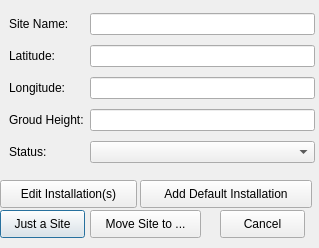
<?xml version="1.0" encoding="UTF-8"?>
<ui version="4.0">
 <class>Site</class>
 <widget class="QDialog" name="Site">
  <property name="geometry">
   <rect>
    <x>0</x>
    <y>0</y>
    <width>319</width>
    <height>248</height>
   </rect>
  </property>
  <property name="windowTitle">
   <string>Place a Site</string>
  </property>
  <property name="windowIcon">
   <iconset>
    <normaloff>:/QRap/DataBase/images/logo_icon.png</normaloff>:/QRap/DataBase/images/logo_icon.png</iconset>
  </property>
  <widget class="QWidget" name="gridLayout_2">
   <property name="geometry">
    <rect>
     <x>9</x>
     <y>9</y>
     <width>306</width>
     <height>161</height>
    </rect>
   </property>
   <layout class="QGridLayout" name="EditLayout">
    <item row="0" column="0">
     <widget class="QLabel" name="lblSiteName">
      <property name="text">
       <string>Site Name:</string>
      </property>
     </widget>
    </item>
    <item row="0" column="1">
     <widget class="QLineEdit" name="txtSite"/>
    </item>
    <item row="1" column="0">
     <widget class="QLabel" name="lblLatitude">
      <property name="text">
       <string>Latitude:</string>
      </property>
     </widget>
    </item>
    <item row="1" column="1">
     <widget class="QLineEdit" name="txtLatitude"/>
    </item>
    <item row="2" column="0">
     <widget class="QLabel" name="lblLongitude">
      <property name="text">
       <string>Longitude:</string>
      </property>
     </widget>
    </item>
    <item row="2" column="1">
     <widget class="QLineEdit" name="txtLongitude"/>
    </item>
    <item row="3" column="0">
     <widget class="QLabel" name="lblGroundHeight">
      <property name="text">
       <string>Groud Height:</string>
      </property>
     </widget>
    </item>
    <item row="3" column="1">
     <widget class="QLineEdit" name="txtGroundHeight"/>
    </item>
    <item row="4" column="0">
     <widget class="QLabel" name="lblStatus">
      <property name="text">
       <string>Status:</string>
      </property>
     </widget>
    </item>
    <item row="4" column="1">
     <widget class="QComboBox" name="comboBoxStatus"/>
    </item>
   </layout>
  </widget>
  <widget class="QPushButton" name="btnPlaceSite">
   <property name="geometry">
    <rect>
     <x>0</x>
     <y>210</y>
     <width>85</width>
     <height>28</height>
    </rect>
   </property>
   <property name="text">
    <string>Just a Site</string>
   </property>
  </widget>
  <widget class="QPushButton" name="btnDefaultInst">
   <property name="geometry">
    <rect>
     <x>140</x>
     <y>180</y>
     <width>172</width>
     <height>28</height>
    </rect>
   </property>
   <property name="text">
    <string>Add Default Installation</string>
   </property>
  </widget>
  <widget class="QPushButton" name="btnCancel">
   <property name="geometry">
    <rect>
     <x>220</x>
     <y>210</y>
     <width>85</width>
     <height>28</height>
    </rect>
   </property>
   <property name="text">
    <string>Cancel</string>
   </property>
  </widget>
  <widget class="QPushButton" name="btnEditInstallation">
   <property name="geometry">
    <rect>
     <x>0</x>
     <y>180</y>
     <width>137</width>
     <height>28</height>
    </rect>
   </property>
   <property name="text">
    <string>Edit Installation(s)</string>
   </property>
  </widget>
  <widget class="QPushButton" name="btnMove">
   <property name="geometry">
    <rect>
     <x>90</x>
     <y>210</y>
     <width>111</width>
     <height>28</height>
    </rect>
   </property>
   <property name="toolTip">
    <string>To move the site to specific point on the map, click here, than click on the position. The values of the new position will appear combo boxes, but will only change after updating or committing the site.</string>
   </property>
   <property name="text">
    <string>Move Site to ...</string>
   </property>
  </widget>
 </widget>
 <resources/>
 <connections/>
</ui>
